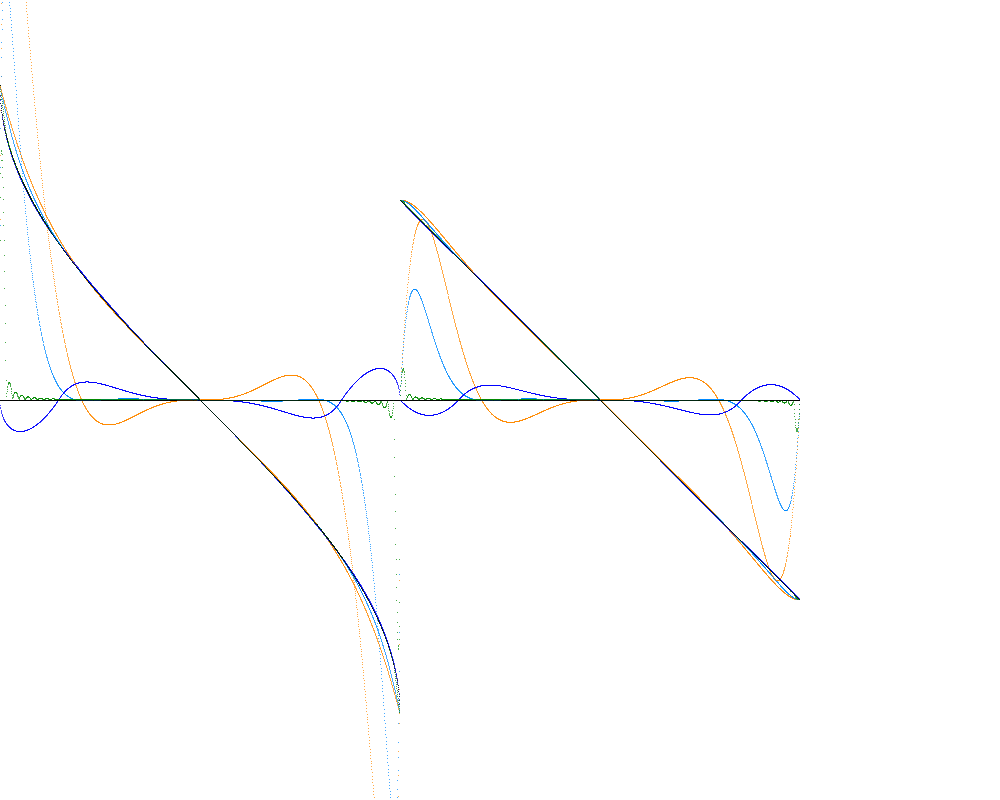
Frame 1 (no input)
Frame 2 (the mouse pressed at the canvas centre, redrawn once): identical to frame 1, image omitted

The Processing sketch that drew this single still picture (run headless with seeded random() and noise(); the mouse was pressed at the canvas centre and the sketch redrawn once):

// Processing sketch: FastArcSin
// ── FastArcSin.pde


int n = 10000000;
float t1,t2;


double step = 0.01;
double param1=0.2,param2=0.0, param3;

  float restZoom = 20.0;
  int subpix  = 4; 
  float x0    = 0.0;
  float y0    = 400.0;
  float yzoom = 200.0;

void setup(){
 size(1000,800);
}

void draw(){
 background(255);
// visualization  

  float x0 =  -1.0;
  float dx =  1.0/200.0;
  for (int i=0;i<400*subpix;i++  ){
    float ix= i/( float )subpix;
    float x = ix*dx+x0;
    float prec  =          asin (x);
    //testplot( ix, (float) fast_asin2816(x), prec,  #FF00FF ); 
    testplot( ix, (float) fast_asin4(x), prec,  #FF8800 ); 
    testplot( ix, (float) fast_asin28(x), prec,  #0088FF ); 
    //testplot( ix, (float) fast_asin216(x), prec,  #FF8800 ); 
    //testplot( ix, (float) fast_asin248(x), prec,  #00FFFF ); 
   // testplot( ix, (float) fast_asin_sqrtif(x), prec,  #FF0000 ); 
    testplot( ix, (float) fast_asin_sqrtif2(x), prec, #0000FF ); 
    testplot( ix, (float) fast_asin_table(x), prec,   #008800 );    
    testplot( ix, prec, prec, #000000 ); 
  }


  double dxx=0.99d/n;
  double sum = 0.0;
  
  t1 = millis();
   sum=0; for (int i=0;i<n;i++ ){  sum+= i;  };
  t2 = millis();
  println( " sum+= i         "+n+" [ops] "+  (t2-t1) + " [ms] " +  (1000000.0*(t2-t1)/n)   +" [ns/op]" );
  
  t1 = millis();
   sum=0; for (int i=0;i<n;i++ ){  sum+= i*dxx;  };
  t2 = millis();
  println( " sum+= i*dx       "+n+" [ops] "+  (t2-t1) + " [ms] " +  (1000000.0*(t2-t1)/n)   +" [ns/op]" );

  t1 = millis();
   sum=0; for (int i=0;i<n;i++ ){  sum+= Math.sqrt(i*dxx);  };
  t2 = millis();
  println( " sqrt(i*dx)       "+n+" [ops] "+  (t2-t1) + " [ms] " +  (1000000.0*(t2-t1)/n)   +" [ns/op]" );
  
  t1 = millis();
   sum=0; for (int i=0;i<n;i++ ){  sum+= fast_asin4(i*dxx);  };
  t2 = millis();
  println( " fast_asin4     "+n+" [ops] "+  (t2-t1) + " [ms] " +  (1000000.0*(t2-t1)/n)   +" [ns/op]" );
  
  t1 = millis();
   sum=0; for (int i=0;i<n;i++ ){  sum+= fast_asin28(i*dxx);  };
  t2 = millis();
  println( " fast_asin28     "+n+" [ops] "+  (t2-t1) + " [ms] " +  (1000000.0*(t2-t1)/n)   +" [ns/op]" );
  
  t1 = millis();
    sum=0; for (int i=0;i<n;i++ ){  sum+= fast_asin_sqrtif(i*dxx);   };
  t2 = millis();
  println( " fast_asin_sqrtif  "+n+" [ops] "+  (t2-t1) + " [ms] " +  (1000000.0*(t2-t1)/n)   +" [ns/op]" );
  
  t1 = millis();
    sum=0; for (int i=0;i<n;i++ ){  sum+= fast_asin_sqrtif2(i*dxx);   };
  t2 = millis();
  println( " fast_asin_sqrtif2  "+n+" [ops] "+  (t2-t1) + " [ms] " +  (1000000.0*(t2-t1)/n)   +" [ns/op]" );
   
  t1 = millis();
    sum=0; for (int i=0;i<n;i++ ){  sum+= fast_asin_table(i*dxx);   };
  t2 = millis();
  println( " fast_asin_table    "+n+" [ops] "+  (t2-t1) + " [ms] " +  (1000000.0*(t2-t1)/n)   +" [ns/op]" );

 
 save("out.png");
 noLoop(); 


 /* 
  t1 = millis();
    sum=0; for (int i=0;i<n;i++ ){  sum+= Math.asin(i*dxx);  };
  t2 = millis();
  println( " asin           "+n+" [ops] "+  (t2-t1) + " [ms] " +  (1000000.0*(t2-t1)/n)   +" [ns/op]" );
*/

}

void keyPressed(){
 if (key == '7'){param1+=step;}
 if (key == '4'){param1-=step;}
 if (key == '8'){param2+=step;}
 if (key == '5'){param2-=step;}
 if (key == '9'){param3+=step;}
 if (key == '6'){param3-=step;}
 println(param1+" "+param2+" "+param3);
}

// ── UTILS.pde


void testplot( float x, float f, float ref, color c ){
  stroke(c);
  point ( x     ,   f     *yzoom  + y0  );
  point ( x     ,  (f-ref)*yzoom*restZoom + y0   );
  float ref2 = sin(ref);
  float f2   = sin(f); 
  point ( x+400 ,   f2      *yzoom         + y0  );
  point ( x+400 ,  (f2-ref2)*yzoom*restZoom + y0 );
}

// ── asin.pde


// ==========================================================
//     Taylor exapnsion 
// ===========================================================

double fast_asin2(double x) {    return x*( 1.0 +  0.5707963267948966*x*x);  }

double fast_asin4(double x) {
  double x2 = x*x;
  return x*( 1.0 +  0.5707963267948966*x2*x2);
}

double fast_asin24(double x) {
  final double a = 0.3;
  final double b = 0.5707963267948966-a;
  double x2 = x*x;
  return x*( 1.0 +  a*x2 +  b*x2*x2);
}

double fast_asin28(double x) {
  final double a = 0.1825;
  final double b = 0.5707963267948966-a;
  double x2 = x*x;
  double x4 = x2*x2;
  return x*( 1.0 + a*x2 + b*x4*x4);
}

double fast_asin216(double x) {
  //final double a = param1;
  final double a = 0.1825;
  final double b = 0.5707963267948966-a;
  double x2 = x*x;
  double x4 = x2*x2;
  double x8 = x4*x4;
  return x*( 1.0 + a*x2 + b*x8*x8);
}

double fast_asin2816(double x) {
  double a = param1;
  double b = param2;
  //final double a = 0.1825;
  final double c = 0.5707963267948966-a;
  double x2 = x*x;
  double x4 = x2*x2;
  double x8 = x4*x4;
  return x*( 1.0 + a*x2 + b*x8 + c*x8*x8);
}

double fast_asin48(double x) {
  final double a = 0.3;
  final double b = 0.5707963267948966-a;
  double x2 = x*x;
  double x4 = x2*x2;
  return x*( 1.0 + a*x4 + b*x4*x4);
}

double fast_asin248(double x) {
  double a = param1;
  double b = param2;
  /*
  final double a = 0.285;
  final double b = -0.40;
  */
  final double c = 0.5707963267948966-(a+b);
  double x2 = x*x;
  double x4 = x2*x2;
  return x*( 1.0 + a*x2 + b*x4 + c*x4*x4);
}



// ==========================================================
//     SQRT approximations fits asin well for 
// ===========================================================
/*
  
  I.  In central part good aproximation is        x * ( 1 + a*x^2) is  
  II. In edge part good approciomation is         c*(b + sqrt(1-x) )

 We fit coefficintas a,b,c such that funstions are equal to true asin(x) in points x = { 0.0, x0, 1.0 }
 this can be achieved by this code
 
 double x0 = Math.sqrt(0.5d);
 double A = Math.asin(1.0d);
 double B = Math.asin( x0 );
 double a = (B - x0) / (x0*x0*x0);
 double b = A*Math.sqrt(1.0d-x0)/(A-B);
 double c = A/b;
 println(x1+" "+c+" "+b+" "+ a);

*/

double fast_asin_sqrtif(double x) {
  final double x0 = 0.5d;
  final double a  = 0.1887902047863914d;
  final double b  = 1.0606601717798212d;
  final double c  = 1.4809609793861223d;
  if      (x >  x0 ) { return c*( b - Math.sqrt(1.0d-x)  ); } 
  else if (x > -x0 ) { return x*( 1.0d + a*x*x           ); } 
  else               { return c*( Math.sqrt(1.0d+x) - b  ); }
}

double fast_asin_sqrtif2(double x) {
  final double x0 = 0.7071067811865476d;
  final double a  = 0.22144146907918316d;
  final double b  = 1.082392200292394d;
  final double c  = 1.4512265760697154d;
  if      (x >  x0 ) { return c*( b - Math.sqrt(1.0d-x)  ); } 
  else if (x > -x0 ) { return x*( 1.0d + a*x*x           ); } 
  else               { return c*( Math.sqrt(1.0d+x) - b  ); }
}

/*
// experimental int version - is not faster

double fast_asin_sqrtif2_(double x) {
  final double x0 = 0.7071067811865476d;
  final double a  = 0.22144146907918316d;
  final double b  = 1.082392200292394d;
  final double c  = 1.4512265760697154d;
  int i = (int)(x/x0);
  if      (i >  0 ) { return c*( b - Math.sqrt(1.0d-x)  ); } 
  else if (i > -1 ) { return x*( 1.0d + a*x*x           ); } 
  else              { return c*( Math.sqrt(1.0d+x) - b  ); }
}
*/

// ==========================================================
//   using TABLE 
// ===========================================================
/*
 Table was evaluated using this code
 
 for (int i=-32;i<33;i++){
 double x = i/32.0d;
 //println( x+" "+ Math.asin( x ) );
 print( Math.asin( x )+", " ); 
 }

*/

final double [] asin_table = {
  -1.5707963267948966, -1.3201406644587659, -1.2153751251046732, -1.1343272980599775, 
  -1.0654358165107394, -1.0042319961738184, -0.948427838239876, -0.8966658201275814, 
  -0.848062078981481, -0.8020027778036185, -0.758040765426236, -0.7158380602251112, 
  -0.6751315329370317, -0.6357112854013022, -0.5974064166453502, -0.560075306226582, 
  -0.5235987755982989, -0.48787514754029293, -0.4528165947449256, -0.4183463864434681, 
  -0.3843967744956391, -0.3509073435910811, -0.31782370392788073, -0.2850964402527462, 
  -0.25268025514207865, -0.22053326092083333, -0.1886163861754041, -0.1568928710204612, 
  -0.1253278311680654, -0.09388787510751648, -0.06254076179649139, -0.031255088499495154, 
   0.0, 0.031255088499495154, 0.06254076179649139, 0.09388787510751648, 0.1253278311680654, 
   0.1568928710204612, 0.1886163861754041, 0.22053326092083333, 0.25268025514207865, 
   0.2850964402527462, 0.31782370392788073, 0.3509073435910811, 0.3843967744956391, 
   0.4183463864434681, 0.4528165947449256, 0.48787514754029293, 0.5235987755982989, 
   0.560075306226582, 0.5974064166453502, 0.6357112854013022, 0.6751315329370317, 
   0.7158380602251112, 0.758040765426236, 0.8020027778036185, 0.848062078981481, 
   0.8966658201275814, 0.948427838239876, 1.0042319961738184, 1.0654358165107394, 
   1.1343272980599775, 1.2153751251046732, 1.3201406644587659, 1.5707963267948966};

double fast_asin_table(double  x){
  double xx = x*32.0d + 32.0d;
  int ix = (int)xx;
  double dx = xx-ix; 
  double mx = (1.0d-dx);
  double f1 = asin_table[ix]; double f2=asin_table[ix+1];
  return mx*f1+dx*f2;
}
